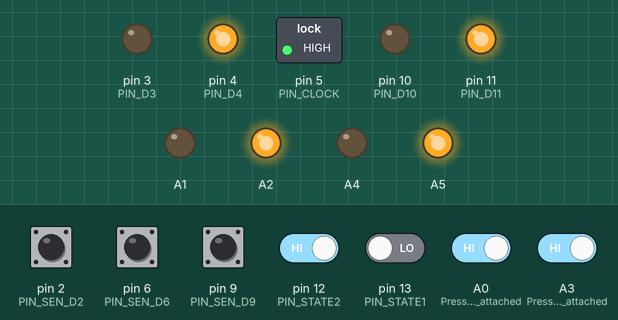
Bench run of a sketch on a simulated Arduino Uno, built with avr-gcc and run on an emulated ATmega328P. Shown: switched loads named in the sketch (green lamp = pin HIGH), output pins drawn as LEDs (lit = HIGH). Dashed ring = blinking. The inputs (shaded band) are chosen by the test bench; at power-on: A0 (Pressure_sensor_attached), A3 (Pressure_sensor_attached), pin 2 (PIN_SEN_D2), pin 6 (PIN_SEN_D6), pin 9 (PIN_SEN_D9), pin 12 (PIN_STATE2) HIGH, pin 13 (PIN_STATE1) LOW.

Above: at 0.87 s.
1.3 s: pin 12 (PIN_STATE2) driven LOW
At 1.9 s:
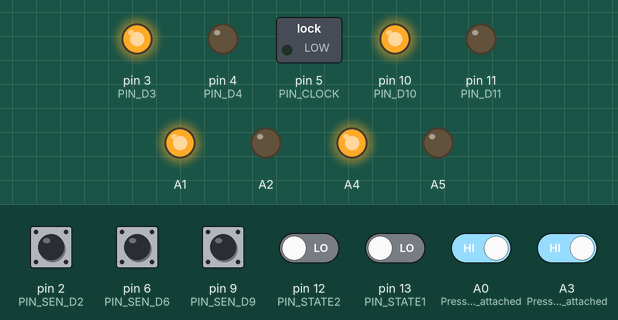
2.8 s: pin 2 (PIN_SEN_D2) pulled LOW for 0.15 s
At 2.87 s:
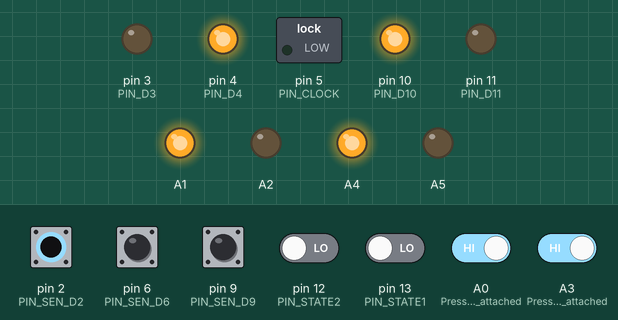
4.4 s: A0 (Pressure_sensor_attached) driven LOW
At 5.4 s:
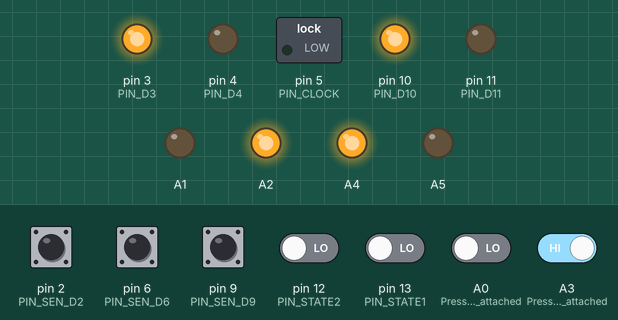
5.9 s: A3 (Pressure_sensor_attached) driven LOW
At 6.6 s:
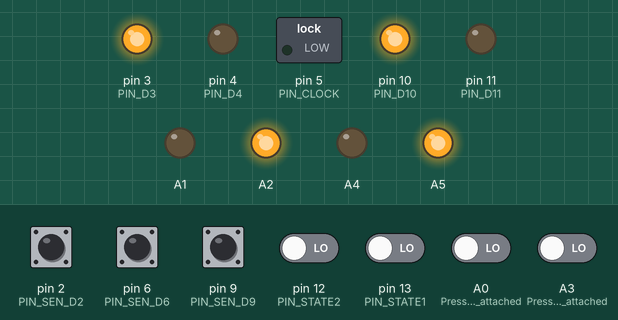
7.4 s: pin 2 (PIN_SEN_D2) pulled LOW for 1 s
At 7.7 s:
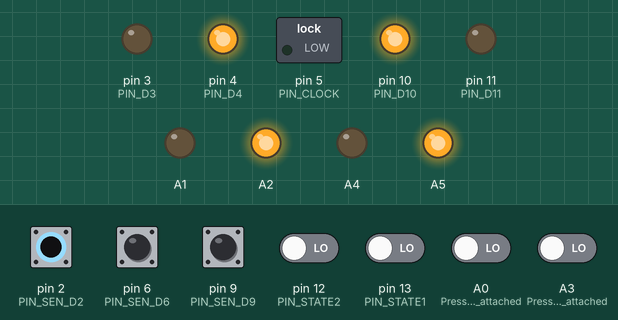
9.9 s: pin 12 (PIN_STATE2) driven HIGH
At 10.27 s:
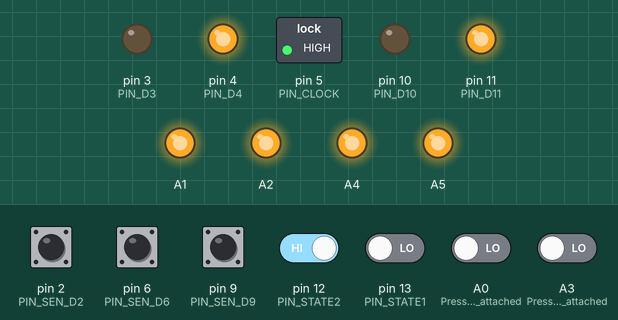
Timing chart, 0 to 13.9 s (numbered marks = the images above; inputs shaded):
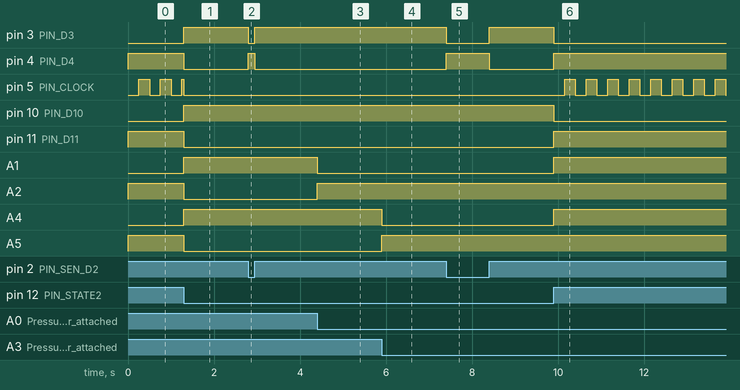

The sketch:

test_arduino.ino
```cpp
//Updated 12/5

// --- Pins ----------------------------------------------------
const uint8_t PIN_STATE1 = 13;  // PIN_STATE = 2'b00 -> Inventory, 2'b01 -> Asystole
const uint8_t PIN_STATE2 = 12;  // PIN_STATE = 2'b10 -> VentFib,   2'b11 -> Normal Sinus
const uint8_t PIN_D11 = 11;     // Blue LED - D1
const uint8_t PIN_D10 = 10;     // Red  LED - D1
const uint8_t PIN_D4 = 4;       // Blue LED - D2
const uint8_t PIN_D3 = 3;       // Red  LED - D2
// A5 is blue LED - D4
// A4 is red  LED - D4
// A2 is blue LED - D5
// A1 is red  LED - D5

const uint8_t PIN_SEN_D9 = 9;   // Sensor for E1
const uint8_t PIN_SEN_D6 = 6;   // Sensor for E2
const uint8_t PIN_SEN_D2 = 2;   // Sensor for E3
// A3 is sensor for E4
// A0 is sensor for E5

const uint8_t PIN_CLOCK = 5;    // 120 BPM clock in Code state only

// --- Clock (120 BPM) ----------------------------------------
// 120 BPM = 2 Hz => 500 ms period. We'll output a 50% duty square wave.
const unsigned long BPM = 120;
const unsigned long PERIOD_MS = 60000UL / BPM;  // 500 ms
const unsigned long TOGGLE_MS = PERIOD_MS / 2;  // 250 ms

unsigned long lastToggle = 0;
bool clockLevel = false;

// ------------------------------------------------------------
void setup() {
  pinMode(PIN_STATE1, INPUT);  // external source drives D13 (no pull-up)
  pinMode(PIN_STATE2, INPUT);  // external source drives D12 (no pull-up)
  pinMode(PIN_D11, OUTPUT);
  pinMode(PIN_D10, OUTPUT);
  pinMode(PIN_CLOCK, OUTPUT);
  pinMode(PIN_D4, OUTPUT);
  pinMode(PIN_D3, OUTPUT);
  pinMode(A5, OUTPUT);
  pinMode(A4, OUTPUT);
  pinMode(A2, OUTPUT);
  pinMode(A1, OUTPUT);

  pinMode(PIN_SEN_D9, INPUT_PULLUP);  // Pressure sensor attached to D9 for E1
  pinMode(PIN_SEN_D6, INPUT_PULLUP);  // Pressure sensor attached to D6 for E2
  pinMode(PIN_SEN_D2, INPUT_PULLUP);  // Pressure sensor attached to D2 for E3
  pinMode(A3, INPUT_PULLUP);          // Pressure sensor attached to A3 for E4
  pinMode(A0, INPUT_PULLUP);          // Pressure sensor attached to A0 for E5

  // Safe startup states
  digitalWrite(PIN_D11, LOW);
  digitalWrite(PIN_D10, LOW);
  digitalWrite(PIN_D4, LOW);
  digitalWrite(PIN_D3, LOW);
  digitalWrite(A5, LOW);
  digitalWrite(A4, LOW);
  digitalWrite(A2, LOW);
  digitalWrite(A1, LOW);


  digitalWrite(PIN_CLOCK, LOW);
}

bool sen9latched = false;
bool sen6latched = false;
bool sen2latched = false;

void loop() {
  const bool stateIsInve = ((digitalRead(PIN_STATE1) == LOW) && (digitalRead(PIN_STATE2) == LOW));    //2'b00
  const bool stateIsAsys = ((digitalRead(PIN_STATE1) == LOW) && (digitalRead(PIN_STATE2) == HIGH));   //2'b01
  const bool stateIsVFib = ((digitalRead(PIN_STATE1) == HIGH) && (digitalRead(PIN_STATE2) == LOW));   //2'b10
  const bool stateIsNorS = ((digitalRead(PIN_STATE1) == HIGH) && (digitalRead(PIN_STATE2) == HIGH));  //2'b11
  const bool sensorD1E1 = (digitalRead(PIN_SEN_D9) == LOW);
  const bool sensorD1E2 = (digitalRead(PIN_SEN_D6) == LOW);
  const bool sensorD2E1 = (digitalRead(PIN_SEN_D2) == LOW);
  const bool sensorD3E1 = (digitalRead(A3) == LOW);
  const bool sensorD4E1 = (digitalRead(A0) == LOW);

  if (stateIsAsys) {
    // Base outputs for "Code" state
    digitalWrite(PIN_D11, HIGH);
    digitalWrite(PIN_D4, HIGH);
    digitalWrite(A5, HIGH);
    digitalWrite(A2, HIGH);


    // Button actions (momentary)
    if (sensorD1E1) sen9latched = true;
    if (sensorD1E2) sen6latched = true;
    if (sensorD2E1) sen2latched = true;
    // Button actions (stored)
    digitalWrite(PIN_D10, ( (sensorD1E1) || (sensorD1E2)) ? HIGH : LOW);
    digitalWrite(PIN_D3,  sensorD2E1 ? HIGH : LOW);
    digitalWrite(A4    ,  sensorD3E1 ? HIGH : LOW);
    digitalWrite(A1    ,  sensorD4E1 ? HIGH : LOW);

    // 120 BPM clock on D5 (square wave, 50% duty)
    unsigned long now = millis();
    if (now - lastToggle >= TOGGLE_MS) {
      clockLevel = !clockLevel;
      digitalWrite(PIN_CLOCK, clockLevel ? HIGH : LOW);
      lastToggle = now;
    }
  } else if (stateIsInve) {
    // "Inventory" state

    if (sensorD1E1) sen9latched = true;
    if (sensorD1E2) sen6latched = true;
    if (sensorD2E1) sen2latched = true;
    // Buttons modify outputs as specified
    if ((sensorD1E1) && (sensorD1E2) ) {
      digitalWrite(PIN_D10, LOW);   // send D11 low
      digitalWrite(PIN_D11, HIGH);  // and D10 high
    } else {
      digitalWrite(PIN_D10, HIGH);
      digitalWrite(PIN_D11, LOW);
    }

    if (sensorD2E1) {
      digitalWrite(PIN_D3, LOW);   // send D8 low
      digitalWrite(PIN_D4, HIGH);  // and D7 high
    } else {
      digitalWrite(PIN_D3, HIGH);  // send D8 low
      digitalWrite(PIN_D4, LOW);
    }
    if (sensorD3E1) {
      digitalWrite(A4, LOW);   // send D8 low
      digitalWrite(A5, HIGH);  // and D7 high
    } else {
      digitalWrite(A4, HIGH);  // send D8 low
      digitalWrite(A5, LOW);
    }
    if (sensorD4E1) {
      digitalWrite(A1, LOW);   // send D8 low
      digitalWrite(A2, HIGH);  // and D7 high
    } else {
      digitalWrite(A1, HIGH);  // send D8 low
      digitalWrite(A2, LOW);
    }
    // No clock in Inventory
    clockLevel = false;
    digitalWrite(PIN_CLOCK, LOW);
    lastToggle = millis();  // reset phase so clock starts cleanly when returning to Code
  } else {
    bool sen9latched = false;
    bool sen6latched = false;
  }
}
```

Measured:
- after the input at 1.3 s, pin 3 (PIN_D3), pin 10 (PIN_D10), A1, A4: LOW → HIGH at once; pin 4 (PIN_D4), pin 11 (PIN_D11), A2, A5: HIGH → LOW at once
- after the input at 2.8 s, pin 3 (PIN_D3): HIGH → LOW at once, → HIGH 0.15 s later; pin 4 (PIN_D4): LOW → HIGH at once, → LOW 0.15 s later
- after the input at 4.4 s, A1: HIGH → LOW at once; A2: LOW → HIGH at once
- after the input at 5.9 s, A4: HIGH → LOW at once; A5: LOW → HIGH at once
- after the input at 7.4 s, pin 3 (PIN_D3): HIGH → LOW at once, → HIGH 1.0 s later; pin 4 (PIN_D4): LOW → HIGH at once, → LOW 1.0 s later
- after the input at 9.9 s, pin 3 (PIN_D3), pin 10 (PIN_D10): HIGH → LOW at once; pin 4 (PIN_D4), pin 11 (PIN_D11), A1, A4: LOW → HIGH at once; pin 5 (PIN_CLOCK): alternates HIGH for 0.25 s and LOW for 0.25 s, starting after 0.25 s
